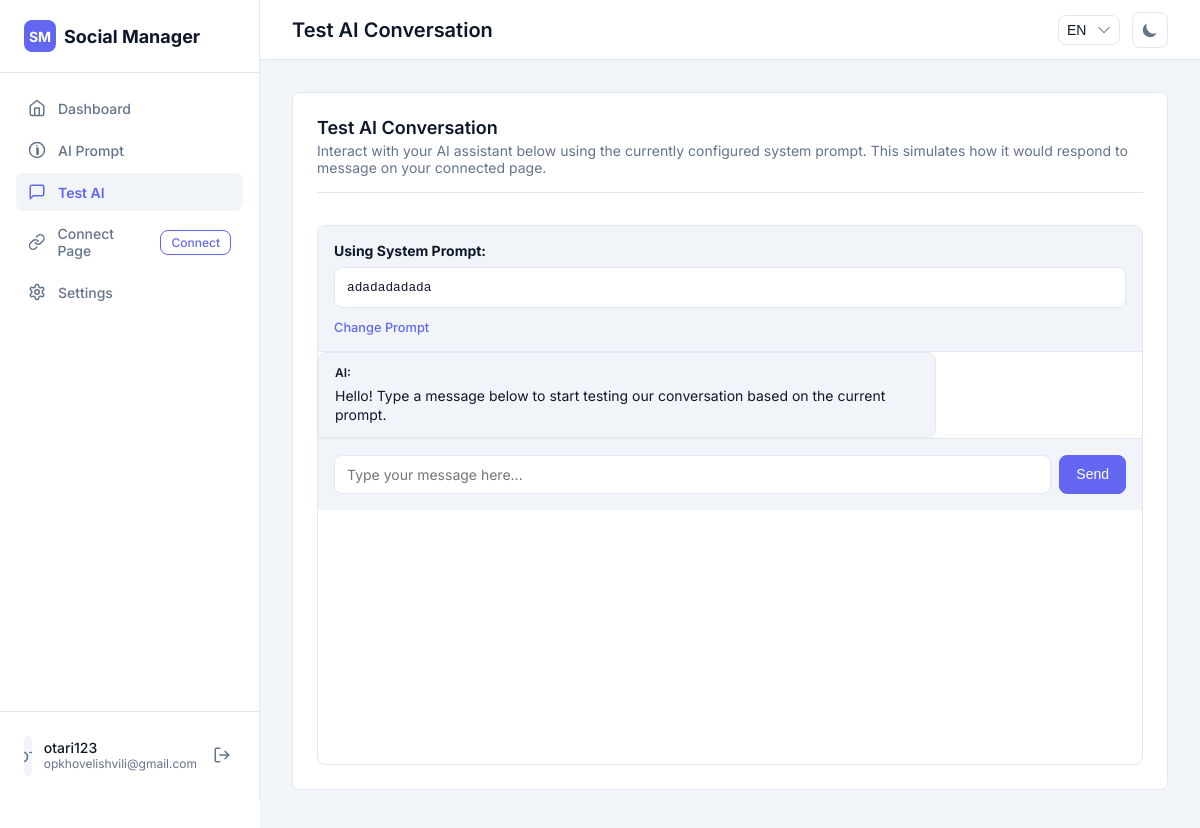
Before: /ai/test/ (signed in) with the older database file.
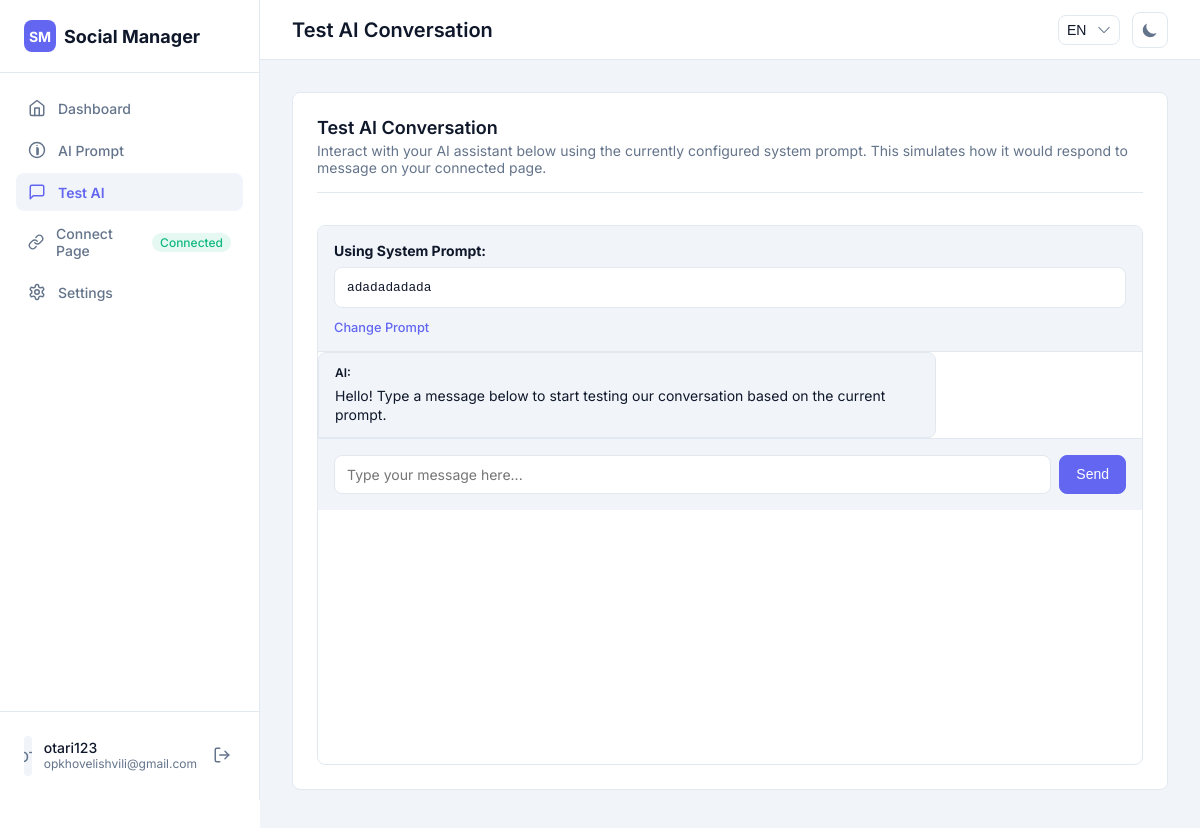
After: the same page with the newer database file.
### socialapp/views.py (the view)
# urls.py: path('ai/test/', socialapp_views.test_ai_conversation, name='test_ai_conversation'),
@login_required
@ensure_csrf_cookie # Ensures the CSRF cookie is set for the template's AJAX request
def test_ai_conversation(request):
    if not isinstance(request.user, CustomUser):
        messages.error(request, 'This feature requires a business account.')
        return redirect('home')
    custom_user = request.user
    context = {
        'system_prompt': custom_user.system_prompt or '(Default: You are a helpful assistant.)',
    }
    return render(request, 'test_ai_conversation.html', context)

### socialapp/templates/test_ai_conversation.html (shortened to what this page needs)
{% extends "base_generic.html" %} {% load static i18n %} {% block title %} {%trans "Test AI Conversation" %} {% endblock title %} {% block header_title %}
    {%trans "Test AI Conversation" %} {% endblock header_title %} {% block content %}
<div class="card">
  <div class="card-header">
    <h2 class="card-title">{% trans "Test AI Conversation" %}</h2>
    <p class="card-description">
      {% trans "Interact with your AI assistant below using the currently configured system prompt. This simulates how it would respond to message on your connected page." %}
    </p>
  </div>
  <div class="card-content">
    <div class="chat-container">
      <div class="system-prompt-info">
        <strong>{% trans "Using System Prompt:" %}</strong>
        <pre>
{{ system_prompt|default:_("Default: You are a helpful assistant.") }}</pre
        >
        <a href="{% url 'update_system_prompt' %}"
          >{% trans "Change Prompt" %}</a
        >
      </div>
      <div id="chatbox">
        <div class="message ai-message">
          <strong>{% trans "AI" %}:</strong>
          <span
            >{% trans "Hello! Type a message below to start testing our conversation based on the current prompt." %}</span
          >
        </div>
      </div>
      <div id="input-area">
        <input
          type="text"
          id="message-input"
          placeholder="{% trans 'Type your message here...' %}"
          autocomplete="off"
        />
        <button
          id="send-button"
          class="button button-primary"
          title="{% trans 'Send Message' %}"
        >
          {% trans "Send" %}
        </button>
      </div>
    </div>
  </div>
</div>
{% endblock %}

### socialapp/templates/base_generic.html (shortened to what the changed rows need)
<!DOCTYPE html>
{% load i18n static %}
<html lang="{{ request.LANGUAGE_CODE|default:"en" }}">
<head>
  {% load static %}
  <link rel="stylesheet" href="https://cdnjs.cloudflare.com/ajax/libs/font-awesome/6.4.0/css/all.min.css" />
  <link rel="stylesheet" href="{% static 'styles/base.css' %}" />
</head>
<body class="{% if request.COOKIES.darkMode == 'true' %}dark{% endif %}">
  <div class="layout">
    <aside class="sidebar">
        <nav class="nav-items">
            <div class="nav-item">
                <svg class="icon" xmlns="http://www.w3.org/2000/svg" viewBox="0 0 24 24" fill="none" stroke-linecap="round" stroke-linejoin="round"><path d="M10 13a5 5 0 0 0 7.54.54l3-3a5 5 0 0 0-7.07-7.07l-1.72 1.71"></path><path d="M14 11a5 5 0 0 0-7.54-.54l-3 3a5 5 0 0 0 7.07 7.07l1.71-1.71"></path></svg>
                {% trans "Connect Page" %}
                {% if user.is_authenticated and user.page_id and user.page_access_token %}
                    <span class="nav-status-indicator nav-status-ok" title="{% blocktrans with page_id=user.page_id %}Facebook/Instagram Page Connected (ID: {{ page_id }}){% endblocktrans %}">{% trans "Connected" %}</span>
                {% elif user.is_authenticated %}
                    <a href="{% url 'meta_auth' %}" class="connect-link">{% trans "Connect" %}</a>
                {% else %}
                    <span class="nav-status-indicator" title="{% trans 'Login to connect' %}">{% trans "N/A" %}</span>
                {% endif %}
            </div>
        </nav>
    </aside>
    <div class="main-content-wrapper">
                {% get_available_languages as AVAILABLE_LANGUAGES %}
        <main class="main-content">
          {% block content %}{% endblock %}
        </main>
    </div>
  </div>
</body>
</html>

Changed rows visible on the page:
changed CustomUser "OT": page_id empty → "641434955715211" (drawn)
Other visible differences:
text no longer shown: "Connect"
text now shown: "Connected"
